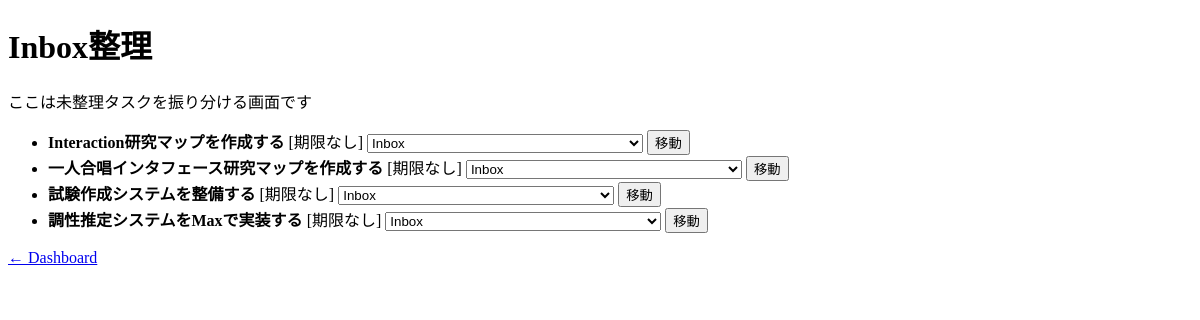
/inbox, run on an earlier commit of the app's database.
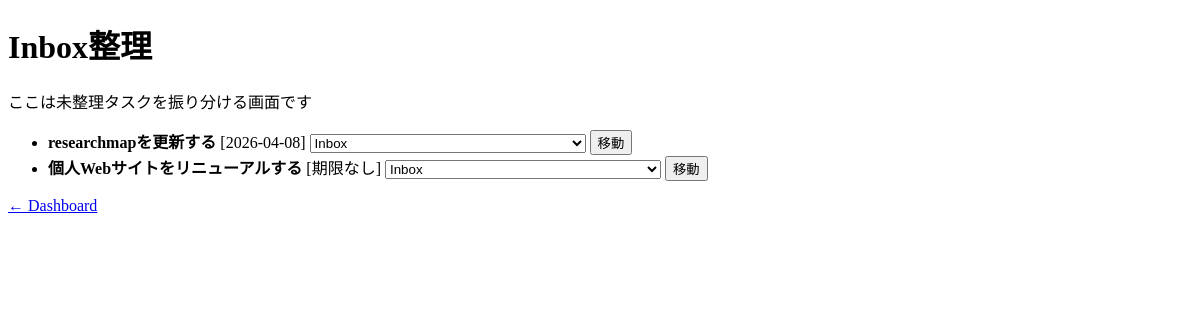
And on a later commit of the database.
### tables this page shows
CREATE TABLE tasks (
            id INTEGER PRIMARY KEY AUTOINCREMENT,
            title TEXT,
            status TEXT,
            deadline TEXT,
            original_deadline TEXT,
            project_id INTEGER,
            student_id INTEGER,
            priority TEXT DEFAULT 'medium',
            sync_key TEXT,
            source_type TEXT,
            source_updated_at TEXT,
            archived INTEGER DEFAULT 0
        );

### flask_app.py (the view)
@app.route("/inbox")
def inbox_view():
    conn = get_db()
    c = conn.cursor()
    inbox = c.execute("SELECT id FROM projects WHERE name='Inbox' LIMIT 1").fetchone()
    if not inbox:
        conn.close()
        return "Inbox not found"
    tasks = c.execute(
        """
        SELECT tasks.id, tasks.title, tasks.deadline, tasks.priority
        FROM tasks
        WHERE project_id=? AND tasks.status != 'done'
        ORDER BY tasks.deadline IS NULL, tasks.deadline
    """,
        (inbox["id"],),
    ).fetchall()
    projects = fetch_all_projects(c)
    conn.close()
    return render_template("inbox_review.html", tasks=tasks, projects=projects)

### flask_app.py (called while the page is built)
def get_db():
    BASE_DIR = os.path.dirname(os.path.abspath(__file__))
    conn = sqlite3.connect(
        os.path.join(BASE_DIR, "db.sqlite3"), timeout=5, check_same_thread=False
    )
    conn.row_factory = sqlite3.Row
    conn.execute("PRAGMA journal_mode=WAL;")
    conn.execute("PRAGMA busy_timeout=5000;")
    return conn

def fetch_all_projects(cursor):
    return cursor.execute("SELECT * FROM projects").fetchall()

### templates/inbox_review.html (shortened to what this page needs)
<!doctype html>
<html>
    <head>
    </head>
    <body>
        <h1>Inbox整理</h1>
        <p>ここは未整理タスクを振り分ける画面です</p>
        <ul>
            {% for t in tasks %}
            <li>
                <b>{{ t["title"] }}</b>
                {% if t["deadline"] %}
                    [{{ t["deadline"] }}]
                {% else %}
                    [期限なし]
                {% endif %}
                <form action="/move_task" method="post" style="display: inline">
                    <select name="project_id">
                        {% for p in projects %}
                        <option value="{{ p["id"] }}">{{ p["name"] }}</option>
                        {% endfor %}
                    </select>
                    <button type="submit">移動</button>
                </form>
            </li>
            {% endfor %}
        </ul>
        <a href="/">← Dashboard</a>
    </body>
</html>

What changed in the data, as far as the page shows it:
no longer on this page (row edited): tasks: title "Interaction研究マップを作成する", shows "[期限なし]"
no longer on this page (row edited): tasks: title "一人合唱インタフェース研究マップを作成する", shows "[期限なし]"
no longer on this page (row edited): tasks: title "試験作成システムを整備する", shows "[期限なし]"
no longer on this page (row edited): tasks: title "調性推定システムをMaxで実装する", shows "[期限なし]"
added tasks: title "researchmapを更新する", deadline "2026-04-08"
now on this page (row edited): tasks: title "個人Webサイトをリニューアルする", shows "[期限なし]"
